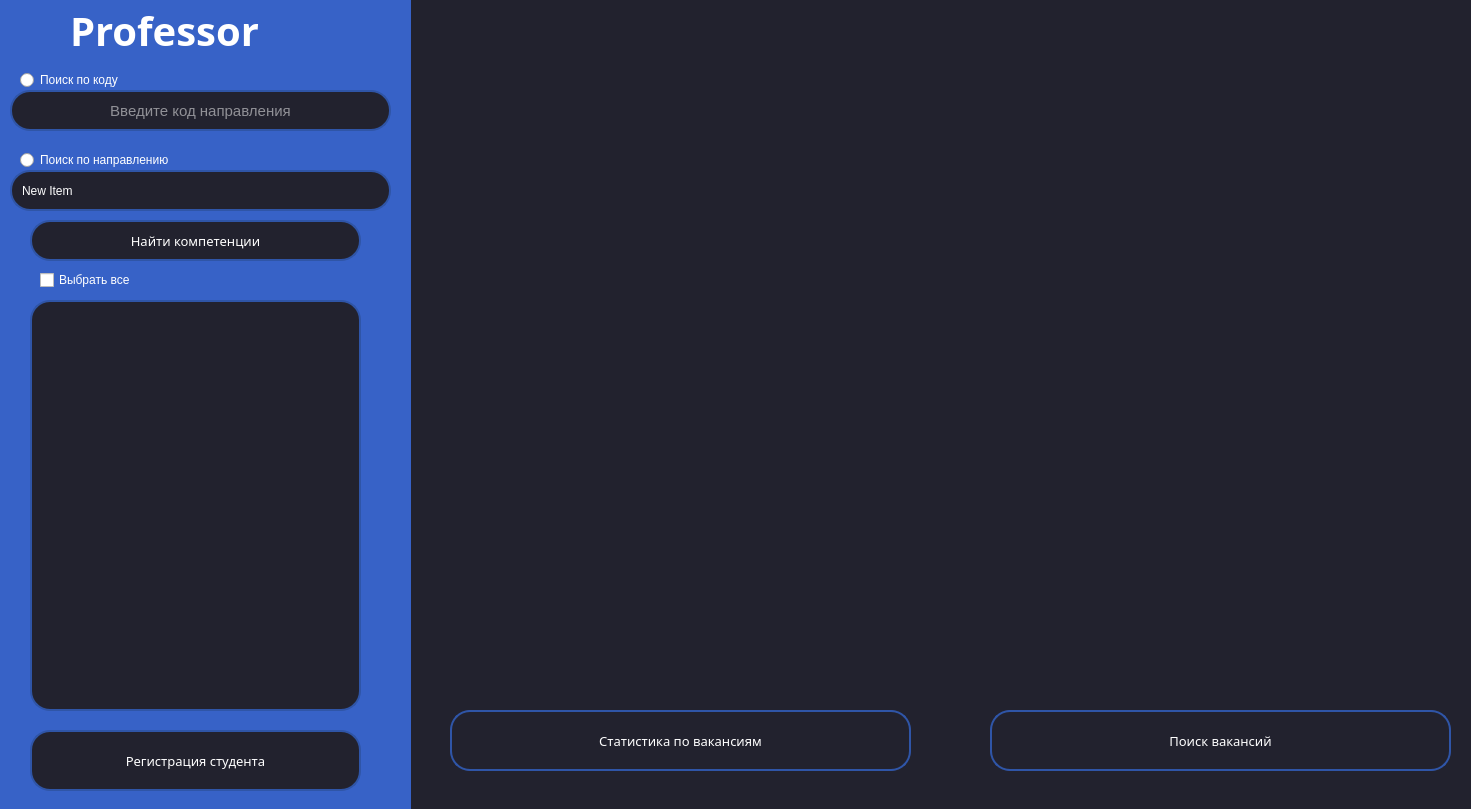
<?xml version="1.0" encoding="UTF-8"?>
<ui version="4.0">
 <class>MainWindow</class>
 <widget class="QMainWindow" name="MainWindow">
  <property name="geometry">
   <rect>
    <x>0</x>
    <y>0</y>
    <width>1471</width>
    <height>809</height>
   </rect>
  </property>
  <property name="windowTitle">
   <string>CareerJob-Professor</string>
  </property>
  <property name="windowIcon">
   <iconset>
    <normaloff>../Source/6995985.png</normaloff>../Source/6995985.png</iconset>
  </property>
  <property name="styleSheet">
   <string notr="true">background-color: #22222e;</string>
  </property>
  <property name="documentMode">
   <bool>false</bool>
  </property>
  <widget class="QWidget" name="centralwidget">
   <widget class="QListWidget" name="listWidget">
    <property name="geometry">
     <rect>
      <x>30</x>
      <y>300</y>
      <width>331</width>
      <height>411</height>
     </rect>
    </property>
    <property name="styleSheet">
     <string notr="true">border: 2px solid #2f55a7;
border-radius: 20px;</string>
    </property>
   </widget>
   <widget class="QLabel" name="label_2">
    <property name="geometry">
     <rect>
      <x>0</x>
      <y>0</y>
      <width>411</width>
      <height>811</height>
     </rect>
    </property>
    <property name="sizePolicy">
     <sizepolicy hsizetype="Fixed" vsizetype="Fixed">
      <horstretch>0</horstretch>
      <verstretch>0</verstretch>
     </sizepolicy>
    </property>
    <property name="minimumSize">
     <size>
      <width>0</width>
      <height>0</height>
     </size>
    </property>
    <property name="font">
     <font>
      <pointsize>20</pointsize>
     </font>
    </property>
    <property name="styleSheet">
     <string notr="true">
background-color: rgb(55, 98, 199);</string>
    </property>
    <property name="text">
     <string/>
    </property>
    <property name="pixmap">
     <pixmap>D:/lemon/Eye_Pasports/Без имени-1.png</pixmap>
    </property>
   </widget>
   <widget class="QLabel" name="label_4">
    <property name="geometry">
     <rect>
      <x>70</x>
      <y>0</y>
      <width>261</width>
      <height>61</height>
     </rect>
    </property>
    <property name="minimumSize">
     <size>
      <width>0</width>
      <height>0</height>
     </size>
    </property>
    <property name="font">
     <font>
      <family>BankGothic Md BT</family>
      <pointsize>30</pointsize>
      <weight>75</weight>
      <italic>false</italic>
      <bold>true</bold>
      <underline>false</underline>
      <strikeout>false</strikeout>
     </font>
    </property>
    <property name="styleSheet">
     <string notr="true">color: rgb(255, 255, 255);

background-color: none;</string>
    </property>
    <property name="text">
     <string>Professor</string>
    </property>
    <property name="textFormat">
     <enum>Qt::AutoText</enum>
    </property>
    <property name="scaledContents">
     <bool>false</bool>
    </property>
   </widget>
   <widget class="QLineEdit" name="lineEdit">
    <property name="geometry">
     <rect>
      <x>10</x>
      <y>90</y>
      <width>381</width>
      <height>41</height>
     </rect>
    </property>
    <property name="font">
     <font>
      <pointsize>11</pointsize>
     </font>
    </property>
    <property name="mouseTracking">
     <bool>true</bool>
    </property>
    <property name="focusPolicy">
     <enum>Qt::ClickFocus</enum>
    </property>
    <property name="styleSheet">
     <string notr="true">QLineEdit {

background-color: #22222e;
border: 2px solid #2f55a7;
border-radius: 20;
color:white
}

QLineEdit:focus {
	background-color: rgb(85, 85, 255);
	

}</string>
    </property>
    <property name="cursorPosition">
     <number>0</number>
    </property>
    <property name="alignment">
     <set>Qt::AlignCenter</set>
    </property>
    <property name="placeholderText">
     <string>Введите код направления</string>
    </property>
    <property name="cursorMoveStyle">
     <enum>Qt::LogicalMoveStyle</enum>
    </property>
    <property name="clearButtonEnabled">
     <bool>false</bool>
    </property>
   </widget>
   <widget class="QPushButton" name="process_2">
    <property name="geometry">
     <rect>
      <x>30</x>
      <y>220</y>
      <width>331</width>
      <height>41</height>
     </rect>
    </property>
    <property name="font">
     <font>
      <family>Eras Medium ITC</family>
      <pointsize>10</pointsize>
     </font>
    </property>
    <property name="focusPolicy">
     <enum>Qt::NoFocus</enum>
    </property>
    <property name="styleSheet">
     <string notr="true">QPushButton{
background-color: #22222e;
border: 2px solid #2f55a7;
border-radius: 20;
color:white
}

QPushButton:hover {
	background-color: rgb(85, 85, 255);
	

}</string>
    </property>
    <property name="text">
     <string>Найти компетенции</string>
    </property>
    <property name="icon">
     <iconset>
      <normaloff>../Source/icons8-поиск-58.png</normaloff>../Source/icons8-поиск-58.png</iconset>
    </property>
    <property name="iconSize">
     <size>
      <width>25</width>
      <height>25</height>
     </size>
    </property>
   </widget>
   <widget class="QPushButton" name="pushButton">
    <property name="geometry">
     <rect>
      <x>0</x>
      <y>10</y>
      <width>61</width>
      <height>31</height>
     </rect>
    </property>
    <property name="styleSheet">
     <string notr="true">
background-color: rgb(55, 98, 199);
border: none;</string>
    </property>
    <property name="text">
     <string/>
    </property>
    <property name="icon">
     <iconset>
      <normaloff>../Source/1491254409-leftarrowbackwardsign_82959.png</normaloff>../Source/1491254409-leftarrowbackwardsign_82959.png</iconset>
    </property>
    <property name="iconSize">
     <size>
      <width>30</width>
      <height>30</height>
     </size>
    </property>
   </widget>
   <widget class="QPushButton" name="process_3">
    <property name="geometry">
     <rect>
      <x>30</x>
      <y>730</y>
      <width>331</width>
      <height>61</height>
     </rect>
    </property>
    <property name="font">
     <font>
      <family>Eras Medium ITC</family>
      <pointsize>10</pointsize>
     </font>
    </property>
    <property name="focusPolicy">
     <enum>Qt::NoFocus</enum>
    </property>
    <property name="styleSheet">
     <string notr="true">QPushButton{
background-color: #22222e;
border: 2px solid #2f55a7;
border-radius: 20;
color:white
}

QPushButton:hover {
	background-color: rgb(85, 85, 255);
	

}</string>
    </property>
    <property name="text">
     <string>Регистрация студента</string>
    </property>
    <property name="icon">
     <iconset>
      <normaloff>../Source/icons8-студент-100.png</normaloff>../Source/icons8-студент-100.png</iconset>
    </property>
    <property name="iconSize">
     <size>
      <width>60</width>
      <height>60</height>
     </size>
    </property>
   </widget>
   <widget class="QComboBox" name="comboBox">
    <property name="geometry">
     <rect>
      <x>10</x>
      <y>170</y>
      <width>381</width>
      <height>41</height>
     </rect>
    </property>
    <property name="font">
     <font>
      <family>MS Shell Dlg 2</family>
      <pointsize>9</pointsize>
      <weight>50</weight>
      <bold>false</bold>
     </font>
    </property>
    <property name="layoutDirection">
     <enum>Qt::LeftToRight</enum>
    </property>
    <property name="autoFillBackground">
     <bool>false</bool>
    </property>
    <property name="styleSheet">
     <string notr="true">#comboBox{
border: 2px solid #2f55a7;
border-radius: 20px;
padding-left: 10px;
color: white;
}


QComboBox QAbstractItemView {
  color: rgb(85, 170, 255);	
  background-color: #373e4e;
  padding: 10px;
	font-size: 10px;
  selection-background-color: rgb(39, 44, 54);
outline:0px;

}

QComboBox QAbstractItemView ::item{
height:50px;

}



#comboBox::drop-down{
border:0px;

}

#comboBox:on {
border: 4px solid  rgb(85, 85, 255);

}

QComboBox QListView
{
    border-style: none;

 
}

#comboBox QListView:item:hover{
background-color ;
}

#comboBox QListView:item:selected
{
background-color:white;
}

</string>
    </property>
    <property name="editable">
     <bool>false</bool>
    </property>
    <property name="currentIndex">
     <number>0</number>
    </property>
    <property name="frame">
     <bool>true</bool>
    </property>
    <item>
     <property name="text">
      <string>New Item</string>
     </property>
    </item>
    <item>
     <property name="text">
      <string>New Item</string>
     </property>
    </item>
    <item>
     <property name="text">
      <string>New Item</string>
     </property>
    </item>
   </widget>
   <widget class="QCheckBox" name="checkBox">
    <property name="geometry">
     <rect>
      <x>40</x>
      <y>270</y>
      <width>141</width>
      <height>20</height>
     </rect>
    </property>
    <property name="styleSheet">
     <string notr="true">color: rgb(255, 255, 255);
background-color: none;</string>
    </property>
    <property name="text">
     <string>Выбрать все</string>
    </property>
   </widget>
   <widget class="QRadioButton" name="radioButton">
    <property name="geometry">
     <rect>
      <x>20</x>
      <y>70</y>
      <width>111</width>
      <height>20</height>
     </rect>
    </property>
    <property name="styleSheet">
     <string notr="true">color: rgb(255, 255, 255);
background-color: none;</string>
    </property>
    <property name="text">
     <string>Поиск по коду</string>
    </property>
   </widget>
   <widget class="QRadioButton" name="radioButton_2">
    <property name="geometry">
     <rect>
      <x>20</x>
      <y>150</y>
      <width>171</width>
      <height>20</height>
     </rect>
    </property>
    <property name="styleSheet">
     <string notr="true">color: rgb(255, 255, 255);
background-color: none;</string>
    </property>
    <property name="text">
     <string>Поиск по направлению</string>
    </property>
   </widget>
   <widget class="QGraphicsView" name="graphicsView">
    <property name="geometry">
     <rect>
      <x>420</x>
      <y>30</y>
      <width>531</width>
      <height>641</height>
     </rect>
    </property>
    <property name="styleSheet">
     <string notr="true">border: none;

</string>
    </property>
   </widget>
   <widget class="QListWidget" name="listWidget_2">
    <property name="geometry">
     <rect>
      <x>970</x>
      <y>30</y>
      <width>491</width>
      <height>661</height>
     </rect>
    </property>
    <property name="styleSheet">
     <string notr="true">border: none;
color: rgb(255, 255, 255);
</string>
    </property>
   </widget>
   <widget class="QPushButton" name="process_4">
    <property name="geometry">
     <rect>
      <x>990</x>
      <y>710</y>
      <width>461</width>
      <height>61</height>
     </rect>
    </property>
    <property name="font">
     <font>
      <family>Eras Medium ITC</family>
      <pointsize>10</pointsize>
     </font>
    </property>
    <property name="focusPolicy">
     <enum>Qt::NoFocus</enum>
    </property>
    <property name="styleSheet">
     <string notr="true">QPushButton{
background-color: #22222e;
border: 2px solid #2f55a7;
border-radius: 20;
color:white
}

QPushButton:hover {
	background-color: rgb(85, 85, 255);
	

}</string>
    </property>
    <property name="text">
     <string>Поиск вакансий</string>
    </property>
    <property name="icon">
     <iconset>
      <normaloff>../Source/icons8-новая-вакансия-64.png</normaloff>../Source/icons8-новая-вакансия-64.png</iconset>
    </property>
    <property name="iconSize">
     <size>
      <width>40</width>
      <height>40</height>
     </size>
    </property>
   </widget>
   <widget class="QPushButton" name="process_5">
    <property name="geometry">
     <rect>
      <x>450</x>
      <y>710</y>
      <width>461</width>
      <height>61</height>
     </rect>
    </property>
    <property name="font">
     <font>
      <family>Eras Medium ITC</family>
      <pointsize>10</pointsize>
     </font>
    </property>
    <property name="focusPolicy">
     <enum>Qt::NoFocus</enum>
    </property>
    <property name="styleSheet">
     <string notr="true">QPushButton{
background-color: #22222e;
border: 2px solid #2f55a7;
border-radius: 20;
color:white
}

QPushButton:hover {
	background-color: rgb(85, 85, 255);
	

}</string>
    </property>
    <property name="text">
     <string>Статистика по вакансиям</string>
    </property>
    <property name="icon">
     <iconset>
      <normaloff>../Source/icons8-статистика-100.png</normaloff>../Source/icons8-статистика-100.png</iconset>
    </property>
    <property name="iconSize">
     <size>
      <width>40</width>
      <height>40</height>
     </size>
    </property>
   </widget>
   <widget class="QPushButton" name="pushButton_2">
    <property name="geometry">
     <rect>
      <x>1420</x>
      <y>0</y>
      <width>61</width>
      <height>31</height>
     </rect>
    </property>
    <property name="styleSheet">
     <string notr="true">
background-color: none;
border: none;</string>
    </property>
    <property name="text">
     <string/>
    </property>
    <property name="icon">
     <iconset>
      <normaloff>../Source/icons8-крестик-78.png</normaloff>../Source/icons8-крестик-78.png</iconset>
    </property>
    <property name="iconSize">
     <size>
      <width>30</width>
      <height>30</height>
     </size>
    </property>
   </widget>
   <zorder>label_2</zorder>
   <zorder>label_4</zorder>
   <zorder>lineEdit</zorder>
   <zorder>listWidget</zorder>
   <zorder>process_2</zorder>
   <zorder>pushButton</zorder>
   <zorder>process_3</zorder>
   <zorder>comboBox</zorder>
   <zorder>checkBox</zorder>
   <zorder>radioButton</zorder>
   <zorder>radioButton_2</zorder>
   <zorder>graphicsView</zorder>
   <zorder>listWidget_2</zorder>
   <zorder>process_4</zorder>
   <zorder>process_5</zorder>
   <zorder>pushButton_2</zorder>
  </widget>
 </widget>
 <resources/>
 <connections/>
</ui>
